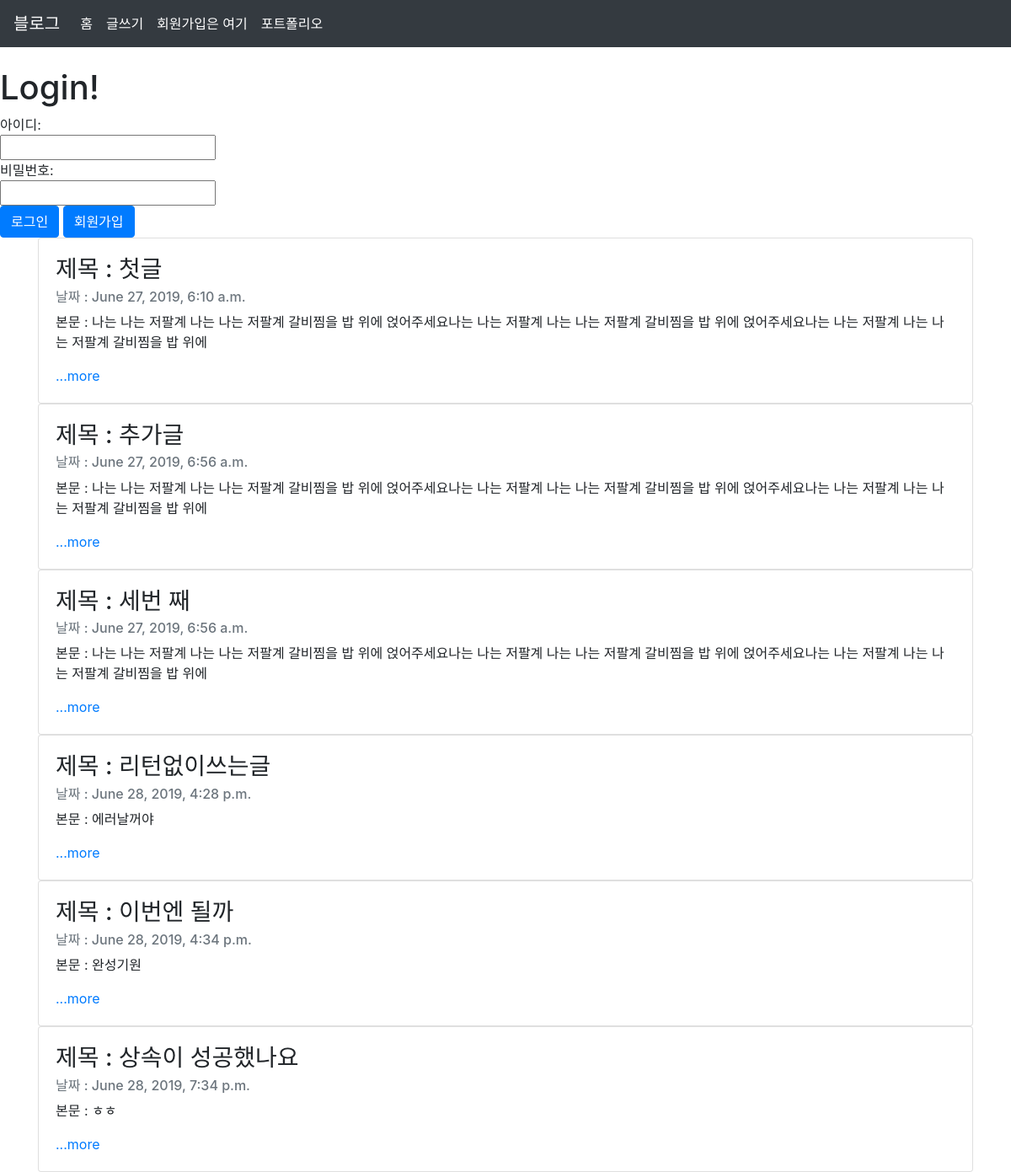
The page / on the database its author committed.
### blogA/models.py (models this page shows, shortened)
class Blog(models.Model) :
    title = models.CharField(max_length=200)
    pub_date = models.DateTimeField('date published')
    body = models.TextField()
    def summary(self):
        return self.body[:100]

### blogA/views.py (the view)
# urls.py: path('', blogA.views.home, name="home"),
def home(request) :
    blogs = Blog.objects #쿼리셋 #메소드
    return render(request, 'home.html', {'blogs': blogs})

### blogA/templates/home.html (shortened to what this page needs)
{% extends 'base.html' %}
{% block contents %}
<body>
        {% if user.is_active %}
        <div class="container">
        <h3>안녕? '{{user.username}}' 어서와</h3>
        <a href="{% url 'logout' %}">로그아웃 하기</a> <p>다음에 또 방문해줘</p>
        </div>
        {% else %}
                <h1>Login!</h1>
                        <form method = "POST" action="{%url 'home'%}">
                        아이디:
                        <br>
                        <input name="username" type="text" value="">
                        <br>
                        비밀번호:
                        <br>
                        <input name="password" type="pasword" value="">
                        <br>
                        <input class="btn btn-primary" type="submit" value="로그인">
                        <button class="btn btn-primary" type="button" onclick="location.href='{% url 'signup' %}' ">회원가입</button>
                </form>
        {% endif %}
<div class="container">
        {% for blog in blogs.all %}
        <div class="card">
                <div class="card-body">
                  <h3 class="card-title">제목 : {{ blog.title }} </h3>
                  <h6 class="card-subtitle mb-2 text-muted">날짜 : {{ blog.pub_date }} </h6>
                  <p class="card-text">본문 : {{ blog.summary }}</p>
                  <a href="{% url 'detail' blog.id %}" class="card-link">...more</a>
                </div>
        </div>
        {% endfor %}
</div>
</body>
{% endblock %}

### rows shown on the page
Blog: title "첫글", pub_date "June 27, 2019, 6:10 a.m.", summary "나는 나는 저팔계 나는 나는 저팔계 갈비찜을 밥 위에 얹어주세요나는 나는 저팔계 나는 나는 저팔계 갈비찜을 밥 위에 얹어주세요나는 나는 저팔계 나는 나는 저팔계 갈비찜을 밥 위에"
Blog: title "추가글", pub_date "June 27, 2019, 6:56 a.m.", summary "나는 나는 저팔계 나는 나는 저팔계 갈비찜을 밥 위에 얹어주세요나는 나는 저팔계 나는 나는 저팔계 갈비찜을 밥 위에 얹어주세요나는 나는 저팔계 나는 나는 저팔계 갈비찜을 밥 위에"
Blog: title "세번 째", pub_date "June 27, 2019, 6:56 a.m.", summary "나는 나는 저팔계 나는 나는 저팔계 갈비찜을 밥 위에 얹어주세요나는 나는 저팔계 나는 나는 저팔계 갈비찜을 밥 위에 얹어주세요나는 나는 저팔계 나는 나는 저팔계 갈비찜을 밥 위에"
Blog: title "리턴없이쓰는글", pub_date "June 28, 2019, 4:28 p.m.", summary "에러날꺼야"
Blog: title "이번엔 될까", pub_date "June 28, 2019, 4:34 p.m.", summary "완성기원"
Blog: title "상속이 성공했나요", pub_date "June 28, 2019, 7:34 p.m.", summary "ㅎㅎ"
